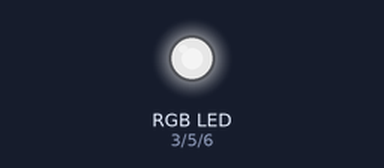
This sketch was run on a simulated Arduino Uno, built with avr-gcc and run on an emulated ATmega328P. Shown: an RGB LED mixed from three pins (HIGH = lit). Dim RGB values are drawn brighter than linear.

Above: at 0.1 s.
Timing chart, 0 to 1.6 s (numbered marks = the images above):
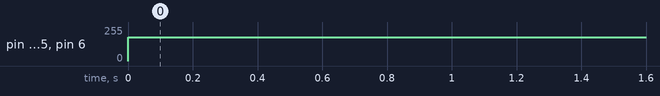

The sketch:

ConstantWhite.ino
```cpp
//Output Pins
int red = 3;
int green = 5;
int blue = 6;


void setup()  {
}

void loop()  {
 analogWrite(red, 180);
 analogWrite(green,180);
 analogWrite(blue,180);
}
```

Measured:
- by itself, pin 3 (red), pin 5 (green), pin 6 (blue): 0/255 → 180/255 at 0.00 s
